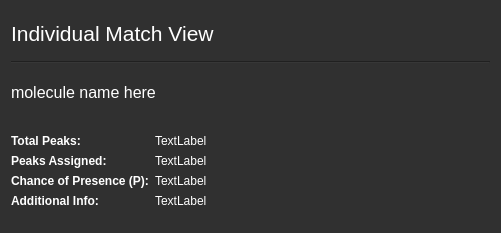
<?xml version="1.0" encoding="UTF-8"?>
<ui version="4.0">
 <class>Form</class>
 <widget class="QWidget" name="Form">
  <property name="geometry">
   <rect>
    <x>0</x>
    <y>0</y>
    <width>501</width>
    <height>233</height>
   </rect>
  </property>
  <property name="windowTitle">
   <string>Form</string>
  </property>
  <property name="styleSheet">
   <string notr="true">background-color: rgb(48, 48, 48);
gridline-color: rgb(195, 195, 195);
color: rgb(255, 255, 255);
</string>
  </property>
  <layout class="QVBoxLayout" name="verticalLayout_2">
   <item>
    <layout class="QVBoxLayout" name="verticalLayout">
     <item>
      <widget class="QLabel" name="Title">
       <property name="font">
        <font>
         <pointsize>16</pointsize>
        </font>
       </property>
       <property name="frameShadow">
        <enum>QFrame::Raised</enum>
       </property>
       <property name="text">
        <string>Individual Match View</string>
       </property>
      </widget>
     </item>
     <item>
      <widget class="Line" name="line">
       <property name="orientation">
        <enum>Qt::Horizontal</enum>
       </property>
      </widget>
     </item>
     <item>
      <widget class="QLabel" name="experiment_name_lbl">
       <property name="font">
        <font>
         <pointsize>12</pointsize>
        </font>
       </property>
       <property name="text">
        <string>molecule name here</string>
       </property>
      </widget>
     </item>
    </layout>
   </item>
   <item>
    <layout class="QFormLayout" name="formLayout">
     <property name="labelAlignment">
      <set>Qt::AlignLeading|Qt::AlignLeft|Qt::AlignVCenter</set>
     </property>
     <property name="formAlignment">
      <set>Qt::AlignLeading|Qt::AlignLeft|Qt::AlignVCenter</set>
     </property>
     <item row="0" column="0">
      <widget class="QLabel" name="total_peaks_lbl">
       <property name="font">
        <font>
         <weight>75</weight>
         <bold>true</bold>
        </font>
       </property>
       <property name="text">
        <string>Total Peaks:</string>
       </property>
      </widget>
     </item>
     <item row="0" column="1">
      <widget class="QLabel" name="total_peaks_val">
       <property name="text">
        <string>TextLabel</string>
       </property>
      </widget>
     </item>
     <item row="1" column="0">
      <widget class="QLabel" name="peaks_assigned_lbl">
       <property name="font">
        <font>
         <weight>75</weight>
         <bold>true</bold>
        </font>
       </property>
       <property name="text">
        <string>Peaks Assigned:</string>
       </property>
      </widget>
     </item>
     <item row="1" column="1">
      <widget class="QLabel" name="peaks_assigned_val">
       <property name="text">
        <string>TextLabel</string>
       </property>
      </widget>
     </item>
     <item row="2" column="0">
      <widget class="QLabel" name="presence_lbl">
       <property name="font">
        <font>
         <weight>75</weight>
         <bold>true</bold>
        </font>
       </property>
       <property name="text">
        <string>Chance of Presence (P):</string>
       </property>
      </widget>
     </item>
     <item row="2" column="1">
      <widget class="QLabel" name="presence_val_lbl">
       <property name="text">
        <string>TextLabel</string>
       </property>
      </widget>
     </item>
     <item row="3" column="1">
      <widget class="QLabel" name="info_val_lbl">
       <property name="text">
        <string>TextLabel</string>
       </property>
      </widget>
     </item>
     <item row="3" column="0">
      <widget class="QLabel" name="info_lbl">
       <property name="font">
        <font>
         <weight>75</weight>
         <bold>true</bold>
        </font>
       </property>
       <property name="text">
        <string>Additional Info:</string>
       </property>
      </widget>
     </item>
    </layout>
   </item>
  </layout>
 </widget>
 <resources/>
 <connections/>
</ui>
